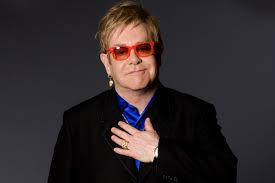
#> input picture download.jpg, 275 x 183 px, given in place of the camera
$ python main.py   (older library calls are emulated)
#> lines starting #> are read from the running program, lines starting #| are printed output that depends on the picture
### utils.py
import cv2
import numpy
import scipy.interpolate

"""
    some common math functions
"""


# [5 lines left out: function createFlatView, not called in this run]


def createLookupArray(func, length=256):
    """Return a lookup for whole-number imputs to a function.

    The lookup values are clamped to [0, length - 1].

    """
#> called with length = 256
    if func is None:
        return None
    lookupArray = numpy.empty(length)
    i = 0
    while i < length:
        func_i = func(i)
        lookupArray[i] = min(max(0, func_i), length - 1)
        i += 1
    return lookupArray


def applyLookupArray(lookupArray, src, dst):
    """Map a source to a destination using a lookup."""
    if lookupArray is None:
        return
    dst[:] = lookupArray[src]


def createCurveFunc(points):
    """Return a function derived from control points."""
    if points is None:
        return None
    numPoints = len(points)
    if numPoints < 2:
        return None
    xs, ys = zip(*points)
    if numPoints < 4:
        kind = 'linear'
        # 'quadratic' is not implemented.
    else:
        kind = 'cubic'
    return scipy.interpolate.interp1d(xs, ys, kind, bounds_error=False)


def createCompositeFunc(func0, func1):
    """Return a composite of two functions."""
    if func0 is None:
        return func1
    if func1 is None:
        return func0
    return lambda x: func0(func1(x))


# [10 lines left out: functions isGray, widthHeigthDividedBy, not called in this run]

### managers.py
import cv2
import numpy
import time


class CaptureManager(object):
    def __init__(self, capture, previewWindowManager: object = None, shouldMirrorPreview: bool = False,
                 shouldConvertBitDepth10to8: bool = True):

        """
        :type shouldMirrorPreview: bool
        :type previewWindowManager: bool
        """
        self.previewWindowManager = previewWindowManager
        self.shouldMirrorPreview = shouldMirrorPreview
        self.shouldConvertBitDepth10to8 = shouldConvertBitDepth10to8

        self._capture = capture
        self._channel = 0
        self._enteredFrame = False
        self._frame = None
        self._imageFilename: str = None
        self._videoFilename: str = None
        self._videoEncoding = None
        self._videoWriter = None

        self._startTime: int = None
        self._framesElapsed = int(0)
        self._fpsEstimate = None

    @property
    def channel(self):
        return self._channel

    # [5 lines left out: function channel, not called in this run]

    @property
    def frame(self):
        if self._enteredFrame and self._frame is None:
            _, self._frame = self._capture.retrieve()
        return self._frame

    @property
    def isWritingImage(self):
        return self._imageFilename is not None

    @property
    def isWritingVideo(self):
        return self._videoFilename is not None

    def enterFrame(self):
        """Capture the next frame, if any."""

        # But first, check that any previous frame was exited.
        assert not self._enteredFrame, \
            'previous enterFrame() had no matching exitFrame()'

        if self._capture is not None:
            self._enteredFrame = self._capture.grab()

    def exitFrame(self):
        """Draw to the window. Write to files. Release the frame."""

        """ Check whether any grabbed frame is retrievable.
            The getter may retrieve and cache the frame.
        """
        if self.frame is None:
            self._enteredFrame = False
            return

        # Update the FPS estimate and related variables.
        if self._framesElapsed == 0:
            self._startTime = time.time()
        else:
            timeElapsed = time.time() - self._startTime
            self._fpsEstimate = self._framesElapsed / timeElapsed
            self._framesElapsed += 1

        # Draw to the window, if any.
        if self.previewWindowManager is not None:
            if self.shouldMirrorPreview:
                mirroredFrame = numpy.fliplr(self._frame).copy()
                self.previewWindowManager.show(mirroredFrame)
            else:
                self.previewWindowManager.show(self._frame)

        # Write to the image file, if any.
        if self.isWritingImage:
            cv2.imwrite(self._imageFilename, self._frame)
            self._imageFilename = None

        # Write to the video, if any.
        self._writeVideoFrame()

        # Release the frame.
        self._frame = None
        self._enteredFrame = False

    def writeImage(self, filename):
        """Write the next exited frame to an image file."""
        self._imageFilename = filename

    # [13 lines left out: functions startWritingVideo, stopWritingVideo, not called in this run]

    def _writeVideoFrame(self):

        if not self.isWritingVideo:
            return

        if self._videoWriter is None:
            fps = self._capture.get(cv2.CAP_PROP_FPS)
            if fps == 0.0:
                # The capture's FPS is unknow so use an setimate.
                if self._framesElapsed < 20:
                    # Wait until more frames elapse so that the
                    # estimate is more stable.
                    return
                else:
                    fps = self._fpsEstimate
            size = (int(self._capture.get(
                cv2.CAP_PROP_FRAME_WIDTH)),
                    int(self._capture.get(
                        cv2.CAP_PROP_FRAME_HEIGHT)))

            assert isinstance(self._videoFilename, str)
            assert isinstance(self._videoEncoding, object)
            assert isinstance(fps, object)
            self._videoWriter = cv2.VideoWriter(self._videoFilename,
                                                self._videoEncoding,
                                                fps, size)

        self._videoWriter.write(self._frame)


class WindowManager(object):

    def __init__(self, windowName: str, keypressCallback: classmethod = None) -> object:
        """

        :type keypressCallback: classmethod
        """
        self.keypressCallback = keypressCallback

        self._windowName: str = windowName
        self._isWindowCreated = False

    @property
    def isWindowCreated(self):
        return self._isWindowCreated

    def createWindow(self):
        cv2.namedWindow(self._windowName)
        self._isWindowCreated = True

    def show(self, frame):
        cv2.imshow(self._windowName, frame)

    def destroyWindow(self):
        cv2.destroyWindow(self._windowName)
        self._isWindowCreated = False

    def processEvents(self):
        keycode = cv2.waitKey(1)
        if self.keypressCallback is not None and keycode != -1:
            # Discard any non-ASCII info encoded by GTK.
            keycode &= 0XFF
            self.keypressCallback(keycode)

### filters.py
import cv2
import numpy
import utils


# [85 lines left out: functions recolorRC, recolorRGV, recolorCMV, blend, not called in this run]


def strokeEdges(src, dst, blurKsize=7, edgeKsize=5):
    if blurKsize >= 3:
        blurredSrc = cv2.medianBlur(src, blurKsize)
        graySrc = cv2.cvtColor(blurredSrc, cv2.COLOR_BGR2GRAY)
    else:
        graySrc = cv2.cvtColor(src, cv2.COLOR_BGR2GRAY)

    cv2.Laplacian(graySrc, cv2.CV_8U, graySrc, ksize=edgeKsize)
    normalizedInverseAlpha = (1.0 / 255) * (255 - graySrc)
    channels = cv2.split(src)

    for channel in channels:
        channel[:] = channel * normalizedInverseAlpha
    cv2.merge(channels, dst)


class BGRFuncFilter(object):
    """A filter that applies different functions to each of BGR."""

    def __init__(self, vFunc=None, bFunc=None, gFunc=None,
                 rFunc=None, dtype=numpy.uint8):
        length = numpy.iinfo(dtype).max + 1
        self._bLookupArray = utils.createLookupArray(
            utils.createCompositeFunc(bFunc, vFunc), length)
        self._gLookupArray = utils.createLookupArray(
            utils.createCompositeFunc(gFunc, vFunc), length)
        self._rLookupArray = utils.createLookupArray(
            utils.createCompositeFunc(rFunc, vFunc), length)

    def apply(self, src, dst):
            """Apply the filter with a BGR source/destination."""
            b, g, r = cv2.split(src)
            utils.applyLookupArray(self._bLookupArray, b, b)
            utils.applyLookupArray(self._gLookupArray, g, g)
            utils.applyLookupArray(self._rLookupArray, r, r)
            cv2.merge([b, g, r], dst)


class BGRCurveFilter(BGRFuncFilter):
    """A filter that applies different curves to each of BGR."""

    def __init__(self, vPoints=None, bPoints=None,
                 gPoints=None, rPoints=None, dtype=numpy.uint8):
        super().__init__(
            utils.createCurveFunc(vPoints),
            utils.createCurveFunc(bPoints),
            utils.createCurveFunc(gPoints),
            utils.createCurveFunc(rPoints), dtype)


class BGRCrossProcessCurveFilter(BGRCurveFilter):
    """A filter that applies cross-process-like curves to BGR."""

    # [6 lines left out: function __init__, not called in this run]


class BGRPortraCurveFilter(BGRCurveFilter):
    """A filter that applies Portra-like curves to BGR."""

    def __init__(self, dtype=numpy.uint8):
        super().__init__(
            vPoints=[(0, 0), (23, 20), (157, 173), (255, 255)],
            bPoints=[(0, 0), (41, 46), (231, 228), (255, 255)],
            gPoints=[(0, 0), (52, 47), (189, 196), (255, 255)],
            rPoints=[(0, 0), (69, 69), (213, 218), (255, 255)],
            dtype=dtype)


class BGRProviaCurveFilter(BGRCurveFilter):
    """A filter that applies Provia-like curves to BGR."""

    # [6 lines left out: function __init__, not called in this run]


class BGRVelviaCurveFilter(BGRCurveFilter):
    """A filter that applies Velvia-like curves to BGR."""

    # [7 lines left out: function __init__, not called in this run]


class VConvolutionFilter(object):
    """A filter that applies convolution to V (or all of BGR)."""

    def __init__(self, kernel):
        self._kernel = kernel

    # [5 lines left out: function apply, not called in this run]


class SharpenFilter(VConvolutionFilter):
    """A sharpen filter with a 1-pixel radius."""

    # [7 lines left out: function __init__, not called in this run]


class FindEdgesFilter(VConvolutionFilter):
    """An edge-finding filter with a 1-pixel radius."""

    # [7 lines left out: function __init__, not called in this run]


class BlurFilter(VConvolutionFilter):
    """A blur filter with a 2-pixel radius."""

    # [9 lines left out: function __init__, not called in this run]


class EmbossFilter(VConvolutionFilter):
    """An emboss filter with a 1-pixel radius."""

    # [7 lines left out: function __init__, not called in this run]

### cameo.py
import cv2
import filters
from managers import WindowManager, CaptureManager
import depth


class Cameo(object):
    def __init__(self, windowName='Cameo', _shouldMirrorPreview=True):
        self._windowManager = WindowManager(windowName, self.onKeypress)
        self._captureManager = CaptureManager(
            capture=cv2.VideoCapture(0),
            previewWindowManager=self._windowManager,
            shouldMirrorPreview=_shouldMirrorPreview)
        self._pictureNumber: int = 0
        self._videoNumber: int = 0
        self._curveFilter = filters.BGRPortraCurveFilter()

    def run(self):
        """Run the main loop.
        :rtype: object
        """

        # print the key-operation
        print("Press space  to take a screenshot\n" +
              "      escape to quit\n" +
              "      tab    to start/stop recording a screencast\n")
        self._windowManager.createWindow()
        while self._windowManager.isWindowCreated:
            self._captureManager.enterFrame()
            frame = self._captureManager.frame

            # TODO: Filter the frame (Chapter3).
            filters.strokeEdges(frame, frame)
            self._curveFilter.apply(frame, frame)

            self._captureManager.exitFrame()
            self._windowManager.processEvents()
#> this loop made 1 pass; (key Esc is pressed on pass 1)
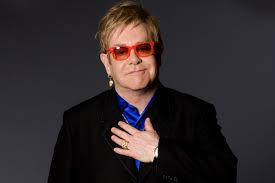
#> input picture download.jpg, 275 x 183 px, given in place of the camera
#> pass 1, in strokeEdges, `blurredSrc = cv2.medianBlur(src, blurKsize)`:
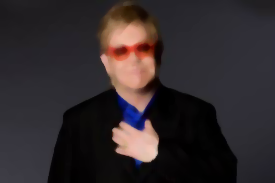
#> blurredSrc: shape (183, 275, 3); mean B, G, R 44.4, 42.1, 49.5
#> pass 1, in strokeEdges, `graySrc = cv2.cvtColor(blurredSrc, cv2.COLOR_BGR2GRAY)`:
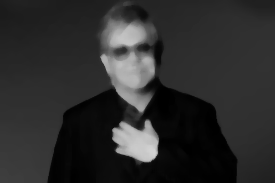
#> graySrc: shape (183, 275); min 0, max 211, mean 44.6
#> pass 1, in strokeEdges, `normalizedInverseAlpha = (1.0 / 255) * (255 - graySrc)`:
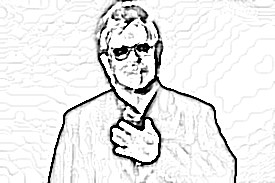
#> normalizedInverseAlpha: shape (183, 275) float64; min 0, max 1, mean 0.919
#> pass 1, in apply, `b, g, r = cv2.split(src)`:
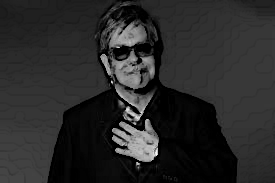
#> b: shape (183, 275); min 0, max 248, mean 41.6
#> after the loop:
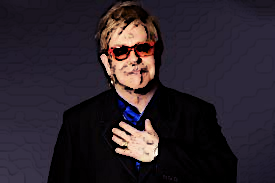
#> frame: shape (183, 275, 3); mean B, G, R 43.5, 35.2, 43.5

    def onKeypress(self, keycode):
        """ Handle a keypress

        space       ->    Take a screenshot.
        tab         ->    Start/stop recording a screencast.
        escape      ->    Quit.

        """
        if keycode == 32:  # space
            self._pictureNumber += 1
            print("Take a screenshot named screenshot" + str(self._pictureNumber) + ".png\n")

            self._captureManager.writeImage('screenshot' + str(self._pictureNumber) + ".png")
        elif keycode == 9:  # tab
            if not self._captureManager.isWritingVideo:
                self._videoNumber += 1
                print("Start recording a screencast...\n")

                self._captureManager.startWritingVideo('screencast' + str(self._videoNumber) + ".mp4")
            else:
                self._captureManager.stopWritingVideo()
                print("Stop recording a screencast... \n" +
                      "screencast" + str(self._videoNumber) + ".mp4 saved.\n")
        elif keycode == 27:  # escape
            print("Quit.\n")
            self._windowManager.destroyWindow()


class CameoDepth(Cameo):

    # [36 lines left out: functions __init__, run, not called in this run]

### main.py
from cameo import Cameo

if __name__ == "__main__":
    camera = Cameo('Cameo', _shouldMirrorPreview=True)
    Cameo.run(camera)
